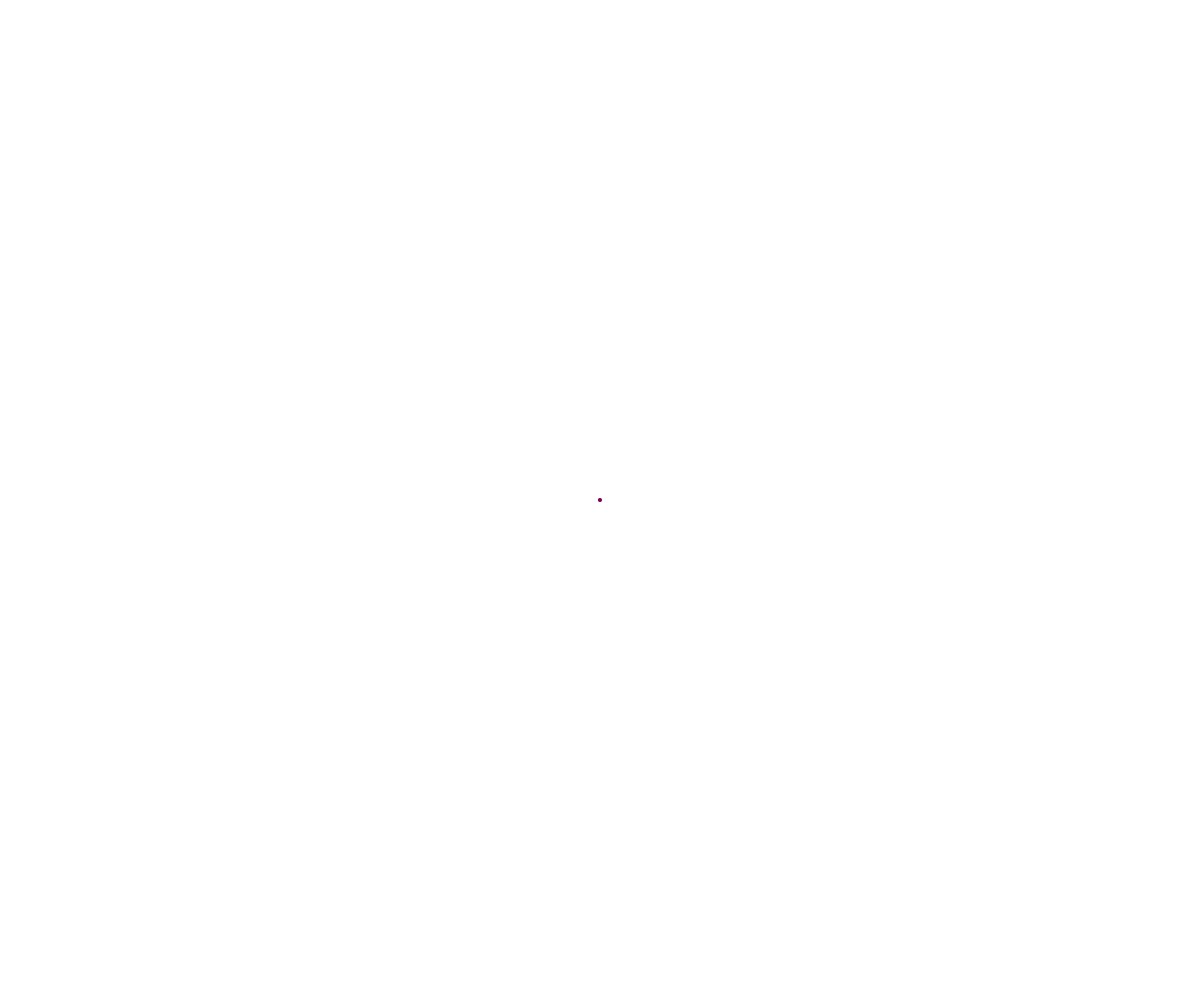
Frame 1 (no input)
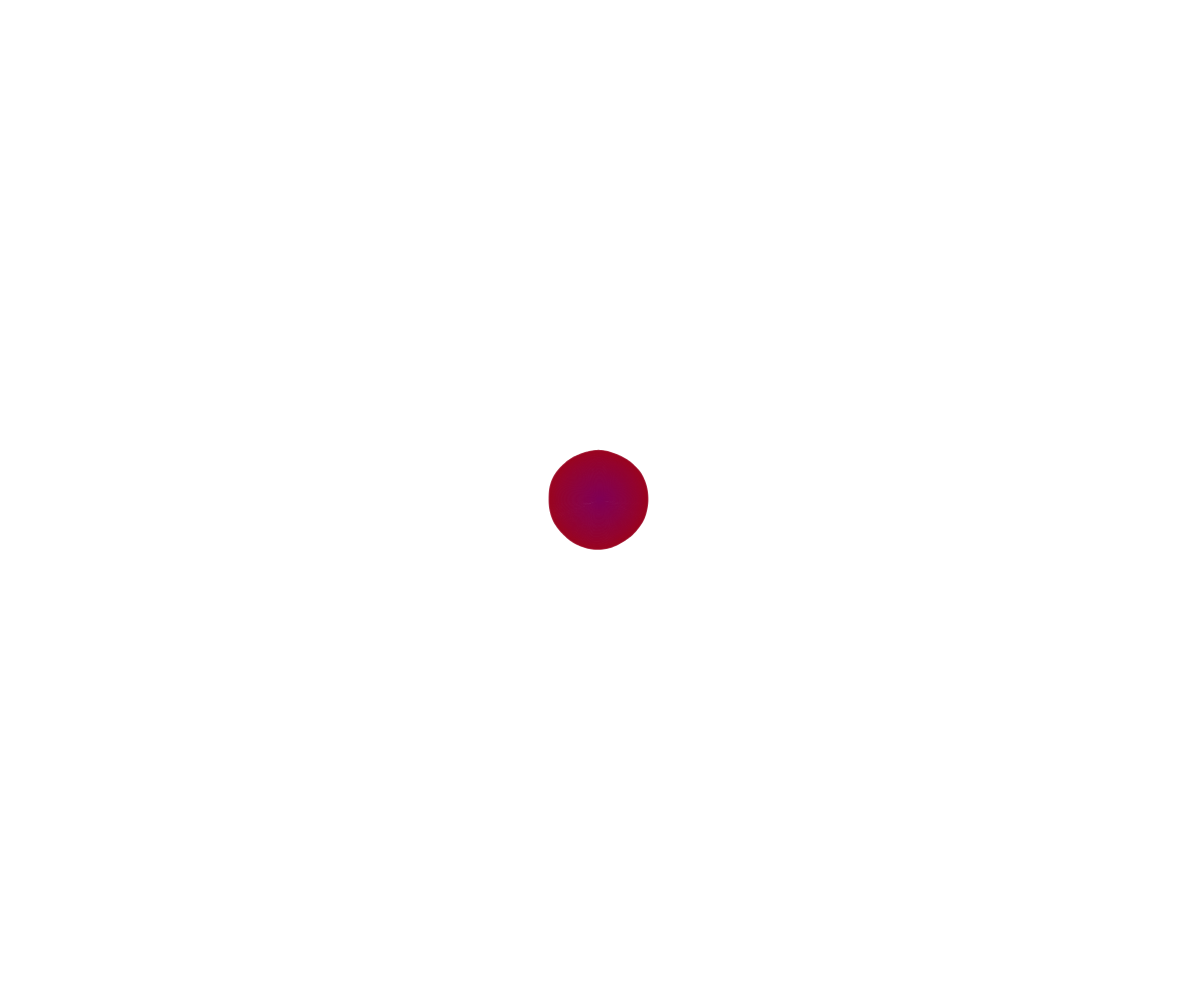
Frame 60 (no input)
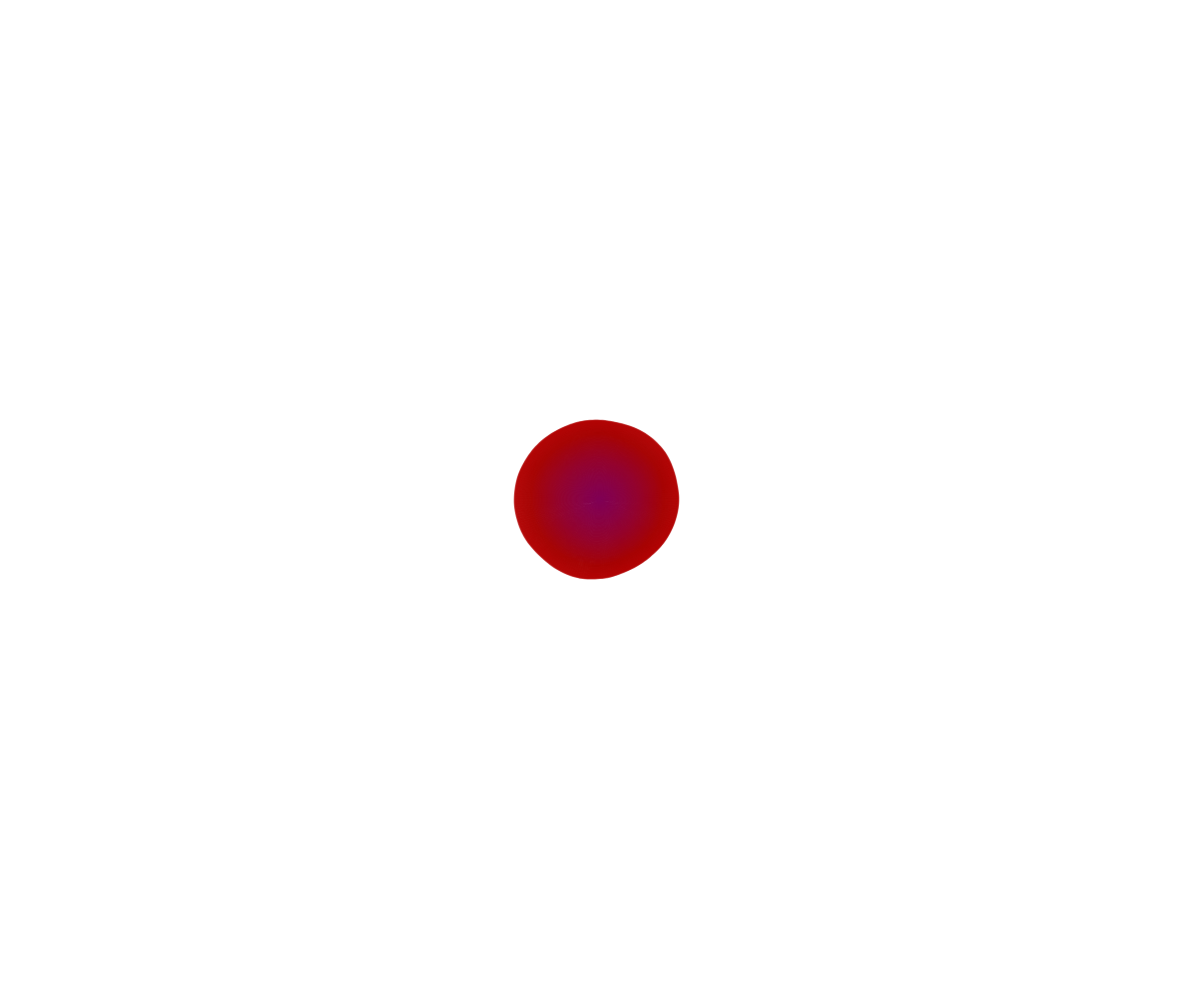
Frame 120 (the mouse pressed at the canvas centre since frame 60)

The p5.js sketch that drew these frames (run headless with seeded random() and noise() and a simulated clock; from frame 60 on, the mouse is pressed at the canvas centre):

// p5.js sketch
// ── sketch.js
/******************
Code by Vamoss
Original code link:
https://openprocessing.org/sketch/1602696

Author links:
http://vamoss.com.br
http://twitter.com/vamoss
http://github.com/vamoss
******************/

const SEGMENTS = 200;
var centerX, centerY;

function setup() {
	createCanvas(windowWidth, windowHeight);
	background(255);
	strokeWeight(2);
	colorMode(HSB, 360, 100, 100, 100);
	centerX = width/2;
	centerY = height/2;
}

function draw() {
	stroke(abs(sin(frameCount/100))*50 + 320,
				 100,
				 abs(sin(frameCount/300))*50+50,
				 max(100-frameCount/3, 10));
	
	var radius = frameCount*200/(frameCount+200);
  var time = frameCount / 300;
	
	noFill();
	beginShape();
	for (var i = 0; i <= SEGMENTS; i++) {
		var p = pointForIndex(i/SEGMENTS, centerX, centerY, time, frameCount/5, 0.5, radius);
		vertex(p.x, p.y);
	}
	endShape();
}

//code adapted from @GoToLoop
//generates a circular noise with perfect looping
//https://forum.processing.org/one/topic/how-to-make-perlin-noise-loop.html
function pointForIndex(pct, x, y, time, intensity, NOISE_SCALE, INNER_RADIUS) {
  let angle = pct * TWO_PI;
  let cosAngle = cos(angle);
  let sinAngle = sin(angle);
  let noiseValue = noise(NOISE_SCALE * cosAngle + NOISE_SCALE, NOISE_SCALE * sinAngle + NOISE_SCALE, time);
  let radius = INNER_RADIUS + intensity * (noiseValue-0.2);
  return {
		x: radius * cosAngle + x,
		y: radius * sinAngle + y
	};
}
